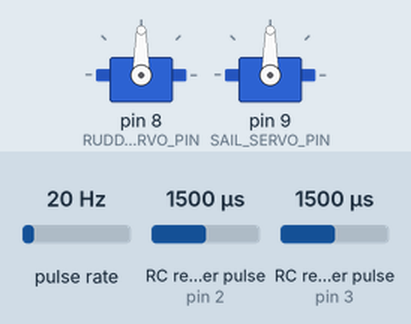
This sketch was run on a simulated Arduino Uno, built with avr-gcc and run on an emulated ATmega328P. Shown: 2 × servo. Wiring (inferred from the names in the program): 2 × RC receiver channel: data pin 2 / data pin 3; pulse sensor: data pin 7. The test bench sets the inputs (shaded band); at power-on: RC receiver pulse (sensors on pin 2, pin 3) 1500 µs, pulse rate 20 Hz. What the sketch prints to the serial monitor is not drawn.

Above: at 1.2 s.
1.3 s: RC receiver pulse (sensor on pin 2) set to 1250 µs
At 2.2 s:
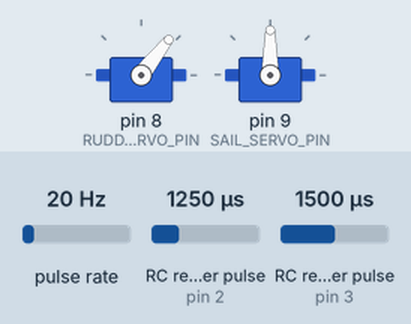
2.8 s: RC receiver pulse (sensor on pin 3) set to 1020 µs
At 3.5 s:
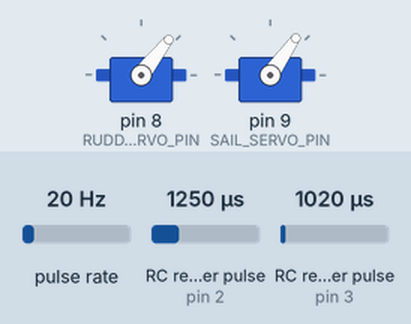
4.4 s: RC receiver pulse (sensor on pin 2) set to 1500 µs
At 5.7 s:
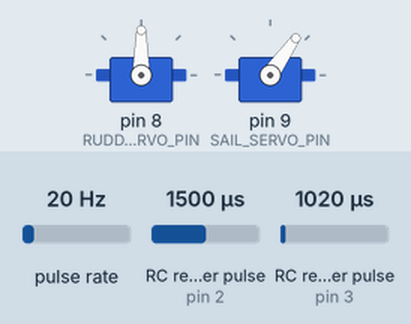
6.0 s: RC receiver pulse (sensor on pin 3) set to 1250 µs
At 7.0 s:
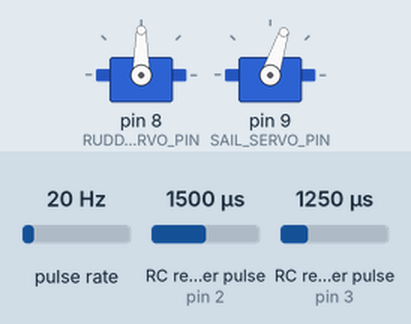
7.5 s: pulse rate (sensor on pin 7) set to 150 Hz
At 9.12 s:
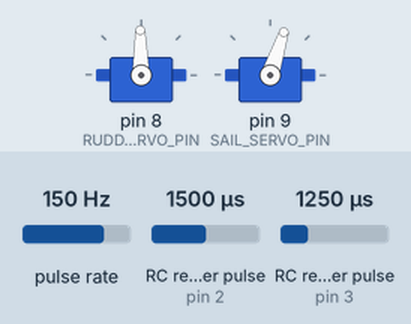
10.5 s: RC receiver pulse (sensor on pin 2) set to 1750 µs
Timing chart, 0 to 13.5 s (numbered marks = the images above; inputs shaded):
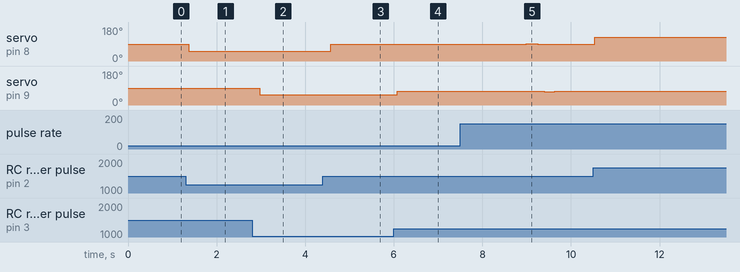

The sketch:

BoatCodeManAuto.ino
```cpp
/* BoatCodeManAuto - Sample code 9/4/2015
© 2014-2015 RoboSail
This program contains starter code for programming a boat
using information from the Wind Sensor.
For detailed information about getting input from the WindSensor,
input from the RC receiver, and sending output to the Servos,
see these programs: WindSensor and RCPassThroughSimple

Program values are displayed to the Serial Monitor when the
variable "verbose" is set to true.  otherwise set verbose to false.
*/

#include <Servo.h>
boolean verbose = true;  //true calls function for values to be printed to monitor

//determine these values using the hardware test programs and fill in the appropriate values
int RUDDER_HIGH = 1900;   //nominal 2000
int RUDDER_LOW = 1100;    //nominal 1000
int SAIL_HIGH = 2000;    //nominal 2000
int SAIL_LOW = 1000;     //nominal 1000
int WIND_HIGH = 1023;    //nominal 1023

// Pin assignments
int WIND_PIN = 7;
//input pins from receiver
int RUDDER_RC_PIN = 2;
int SAIL_RC_PIN = 3;
// Output pins to the servos
int RUDDER_SERVO_PIN = 8;
int SAIL_SERVO_PIN = 9;
// variables to hold input and output values
int rudderPulseWidth;
int rudderServoOut;
int sailPulseWidth;
int sailServoOut;
//variables for WindSensor
int windAngle = 0;
int windPulseWidth = 0;
int rudderPosition = 0;
int sailPosition = 45;

boolean autoSail = true; // automatic sailing

//create servo objects
Servo rudderServo;
Servo sailServo;

void setup() {
  Serial.begin(115200);
  Serial.println("\nRoboSail BoatCode - BoatCodeManAuto");  //write program name here
  // Set RC receiver and WindSensor on digital input pins
  pinMode(RUDDER_RC_PIN, INPUT);
  pinMode(SAIL_RC_PIN, INPUT);
  pinMode(WIND_PIN, INPUT);

  // attach the servos to the proper pins
  rudderServo.attach(RUDDER_SERVO_PIN);
  sailServo.attach(SAIL_SERVO_PIN);
}

void loop() {
//*********** Read in data from the RC receiver and sensors *********
  // Read the command pulse from the RC receiver
  rudderPulseWidth = pulseIn(RUDDER_RC_PIN, HIGH);
  sailPulseWidth = pulseIn(SAIL_RC_PIN, HIGH);
  // Calculate the servo position in degrees.
  sailPosition = map(sailPulseWidth, SAIL_LOW, SAIL_HIGH, 0, 90);
  rudderPosition = map(rudderPulseWidth, RUDDER_LOW, RUDDER_HIGH, -60, 60);

  // Read values from the WindSensor
  windPulseWidth = pulseIn(WIND_PIN, HIGH);
  // Convert the wind angle to degrees from PWM.  Range -180 to +180
  windAngle = map(windPulseWidth, 0, WIND_HIGH, 180, -180);
  windAngle = constrain(windAngle, -180, 180);

//**************** your code here ******************
// calculate your values for rudderPosition and sailPosition in degrees
// and set those variables to the new values.
// If you do not set the values, it will use the values from the Transmitter
// For example, to make the rudder follow the wind angle you would have:
// rudderPosition = windAngle;

// Class 4 - part I.2 Automatic sail switch
if (sailPulseWidth > 1850){autoSail=true;}
else {autoSail=false;}

if (autoSail){
  sailPosition = (180-abs(windAngle))/2;  // algorithm for automatic sail control based on windvane
}


/********************* send commands to motors *************************/
  driveSailServo(sailPosition);
  driveRudderServo(rudderPosition);

  if (verbose) {printToMonitor();}
} //end of loop()

/************Functions to drive Sail and Rudder servos ******************/
 // This code takes in the desired postions for the servos in degrees (as
 // defined in RoboSail) then calculates appropriate values for the servo commands,
 // making sure not to send the servos to impossible positions, which could
 // damage the servo motors.
 // The Rudder servo motor ranges from 0 to 180 with 90 deg in the center
 // The Sailwinch servo is at ~55 deg when full-in, which we think of as 0 deg,
 // and ~125 deg when full out, which we think of as 90 deg

void driveSailServo(int sailPos)
{
  if ((sailPos >= 0) && (sailPos <= 90))  // the command in degrees is valid
  {
    sailServoOut = map(sailPos, 0, 90, 55, 125);
    sailServo.write(sailServoOut);
  }
  else
  {
    Serial.print("ERROR - sail position out of range: ");
    Serial.println(sailPos);
    }
}

void driveRudderServo(int rudderPos)
{
  if ((rudderPos >= -60) && (rudderPos <= 60))
  {
    rudderServoOut = map(rudderPos, -90, 90, 0, 180);
    rudderServo.write(rudderServoOut);
  }
  else
    {
    Serial.print("ERROR - rudder position out of range: ");
    Serial.println(rudderPos);
    }
}

// Function to Print out all values for debug.
void printToMonitor()
{
  Serial.print("Wind Angle: ");
  Serial.print(windAngle);

  Serial.print("  Rudder, RC: ");
  Serial.print(rudderPulseWidth);
   Serial.print("  desired angle: ");
  Serial.print(rudderPosition);
  Serial.print("  to servo: ");
  Serial.print(rudderServoOut);

  Serial.print("     Sail, RC: ");
  Serial.print(sailPulseWidth);
  Serial.print("  desired angle: ");
  Serial.print(sailPosition);
  Serial.print("  to servo: ");
  Serial.print(sailServoOut);

  Serial.print("\n"); // Print a new line
}
```

Measured:
- after the input at 1.3 s, servo on pin 8 (RUDDER_SERVO_PIN): 90° → 52° after 0.08 s
- after the input at 2.8 s, servo on pin 9 (SAIL_SERVO_PIN): 90° → 55° after 0.18 s
- after the input at 4.4 s, servo on pin 8 (RUDDER_SERVO_PIN): 52° → 90° after 0.18 s
- after the input at 6.0 s, servo on pin 9 (SAIL_SERVO_PIN): 55° → 72° after 0.08 s
- after the input at 7.5 s, servo on pin 8 (RUDDER_SERVO_PIN): 90° → 91° after 1.5 s, → 90° 0.26 s later; servo on pin 9 (SAIL_SERVO_PIN): 72° → 71° after 1.9 s, → 72° 0.24 s later
